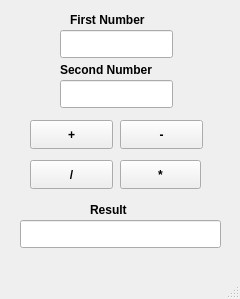
<?xml version="1.0" encoding="UTF-8"?>
<ui version="4.0">
 <class>MainWindow</class>
 <widget class="QMainWindow" name="MainWindow">
  <property name="enabled">
   <bool>true</bool>
  </property>
  <property name="geometry">
   <rect>
    <x>0</x>
    <y>0</y>
    <width>240</width>
    <height>299</height>
   </rect>
  </property>
  <property name="sizePolicy">
   <sizepolicy hsizetype="Fixed" vsizetype="Fixed">
    <horstretch>0</horstretch>
    <verstretch>0</verstretch>
   </sizepolicy>
  </property>
  <property name="minimumSize">
   <size>
    <width>240</width>
    <height>299</height>
   </size>
  </property>
  <property name="maximumSize">
   <size>
    <width>240</width>
    <height>299</height>
   </size>
  </property>
  <property name="windowTitle">
   <string>Calculator</string>
  </property>
  <property name="windowOpacity">
   <double>0.999999000000000</double>
  </property>
  <property name="tabShape">
   <enum>QTabWidget::TabShape::Rounded</enum>
  </property>
  <widget class="QWidget" name="centralwidget">
   <widget class="QPushButton" name="btnAdd">
    <property name="geometry">
     <rect>
      <x>30</x>
      <y>120</y>
      <width>83</width>
      <height>29</height>
     </rect>
    </property>
    <property name="maximumSize">
     <size>
      <width>16777215</width>
      <height>16777215</height>
     </size>
    </property>
    <property name="font">
     <font>
      <family>Nirmala UI</family>
      <bold>true</bold>
      <stylestrategy>PreferDefault</stylestrategy>
      <hintingpreference>PreferDefaultHinting</hintingpreference>
     </font>
    </property>
    <property name="cursor">
     <cursorShape>PointingHandCursor</cursorShape>
    </property>
    <property name="mouseTracking">
     <bool>false</bool>
    </property>
    <property name="acceptDrops">
     <bool>false</bool>
    </property>
    <property name="text">
     <string>+</string>
    </property>
   </widget>
   <widget class="QPushButton" name="btnSubstract">
    <property name="geometry">
     <rect>
      <x>120</x>
      <y>120</y>
      <width>83</width>
      <height>29</height>
     </rect>
    </property>
    <property name="maximumSize">
     <size>
      <width>16777215</width>
      <height>16777215</height>
     </size>
    </property>
    <property name="font">
     <font>
      <family>Nirmala UI</family>
      <bold>true</bold>
      <stylestrategy>PreferDefault</stylestrategy>
      <hintingpreference>PreferDefaultHinting</hintingpreference>
     </font>
    </property>
    <property name="cursor">
     <cursorShape>PointingHandCursor</cursorShape>
    </property>
    <property name="mouseTracking">
     <bool>false</bool>
    </property>
    <property name="acceptDrops">
     <bool>false</bool>
    </property>
    <property name="text">
     <string>-</string>
    </property>
   </widget>
   <widget class="QPushButton" name="btnDivide">
    <property name="geometry">
     <rect>
      <x>30</x>
      <y>160</y>
      <width>83</width>
      <height>29</height>
     </rect>
    </property>
    <property name="maximumSize">
     <size>
      <width>16777215</width>
      <height>16777215</height>
     </size>
    </property>
    <property name="font">
     <font>
      <family>Nirmala UI</family>
      <bold>true</bold>
      <stylestrategy>PreferDefault</stylestrategy>
      <hintingpreference>PreferDefaultHinting</hintingpreference>
     </font>
    </property>
    <property name="cursor">
     <cursorShape>PointingHandCursor</cursorShape>
    </property>
    <property name="mouseTracking">
     <bool>false</bool>
    </property>
    <property name="acceptDrops">
     <bool>false</bool>
    </property>
    <property name="text">
     <string>/</string>
    </property>
   </widget>
   <widget class="QPushButton" name="btnMultiply">
    <property name="geometry">
     <rect>
      <x>120</x>
      <y>160</y>
      <width>81</width>
      <height>29</height>
     </rect>
    </property>
    <property name="maximumSize">
     <size>
      <width>16777215</width>
      <height>16777215</height>
     </size>
    </property>
    <property name="font">
     <font>
      <family>Nirmala UI</family>
      <italic>false</italic>
      <bold>true</bold>
      <underline>false</underline>
      <strikeout>false</strikeout>
      <stylestrategy>PreferDefault</stylestrategy>
      <kerning>true</kerning>
      <hintingpreference>PreferDefaultHinting</hintingpreference>
     </font>
    </property>
    <property name="cursor">
     <cursorShape>PointingHandCursor</cursorShape>
    </property>
    <property name="mouseTracking">
     <bool>false</bool>
    </property>
    <property name="acceptDrops">
     <bool>false</bool>
    </property>
    <property name="text">
     <string>*</string>
    </property>
   </widget>
   <widget class="QLabel" name="label">
    <property name="geometry">
     <rect>
      <x>70</x>
      <y>10</y>
      <width>101</width>
      <height>20</height>
     </rect>
    </property>
    <property name="font">
     <font>
      <bold>true</bold>
     </font>
    </property>
    <property name="text">
     <string>First Number</string>
    </property>
   </widget>
   <widget class="QLabel" name="label_2">
    <property name="geometry">
     <rect>
      <x>60</x>
      <y>60</y>
      <width>121</width>
      <height>20</height>
     </rect>
    </property>
    <property name="font">
     <font>
      <bold>true</bold>
     </font>
    </property>
    <property name="text">
     <string>Second Number</string>
    </property>
   </widget>
   <widget class="QLabel" name="label_3">
    <property name="geometry">
     <rect>
      <x>90</x>
      <y>200</y>
      <width>51</width>
      <height>20</height>
     </rect>
    </property>
    <property name="font">
     <font>
      <bold>true</bold>
     </font>
    </property>
    <property name="text">
     <string>Result</string>
    </property>
   </widget>
   <widget class="QLineEdit" name="txtFirstNum">
    <property name="geometry">
     <rect>
      <x>60</x>
      <y>30</y>
      <width>113</width>
      <height>28</height>
     </rect>
    </property>
   </widget>
   <widget class="QLineEdit" name="txtSecondNum">
    <property name="geometry">
     <rect>
      <x>60</x>
      <y>80</y>
      <width>113</width>
      <height>28</height>
     </rect>
    </property>
   </widget>
   <widget class="QLineEdit" name="txtResult">
    <property name="geometry">
     <rect>
      <x>20</x>
      <y>220</y>
      <width>201</width>
      <height>28</height>
     </rect>
    </property>
    <property name="readOnly">
     <bool>true</bool>
    </property>
   </widget>
  </widget>
  <widget class="QMenuBar" name="menubar">
   <property name="geometry">
    <rect>
     <x>0</x>
     <y>0</y>
     <width>240</width>
     <height>25</height>
    </rect>
   </property>
  </widget>
  <widget class="QStatusBar" name="statusbar"/>
 </widget>
 <resources/>
 <connections/>
</ui>
